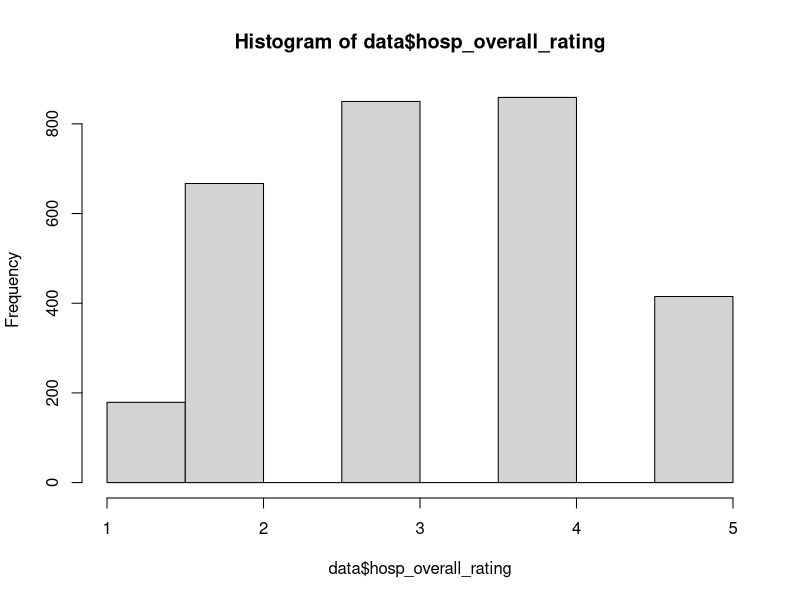
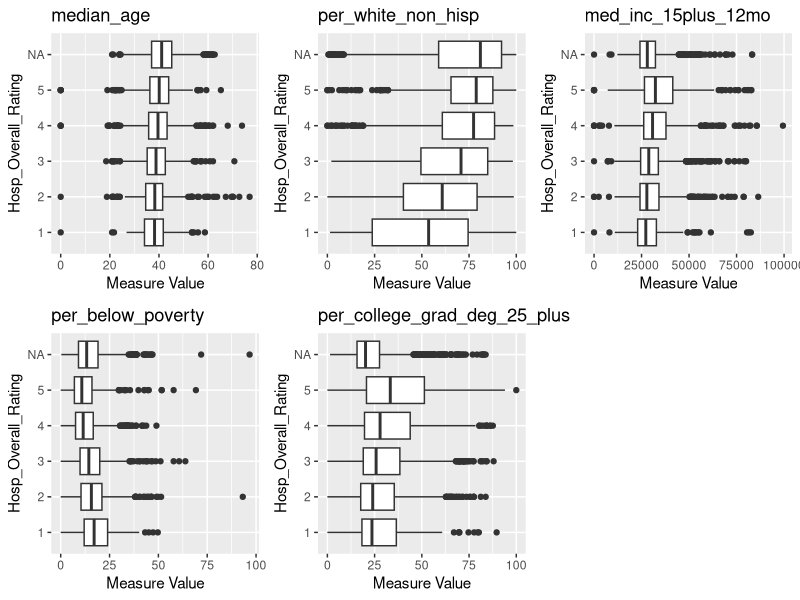
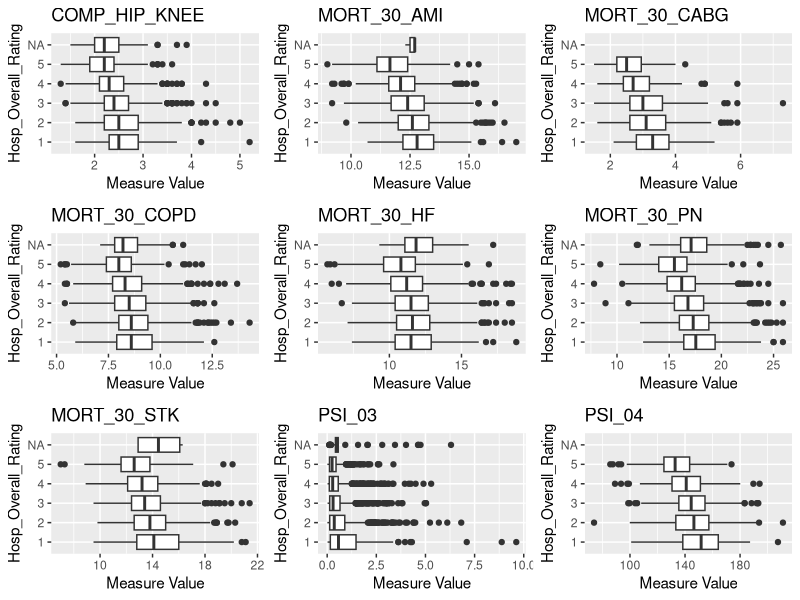
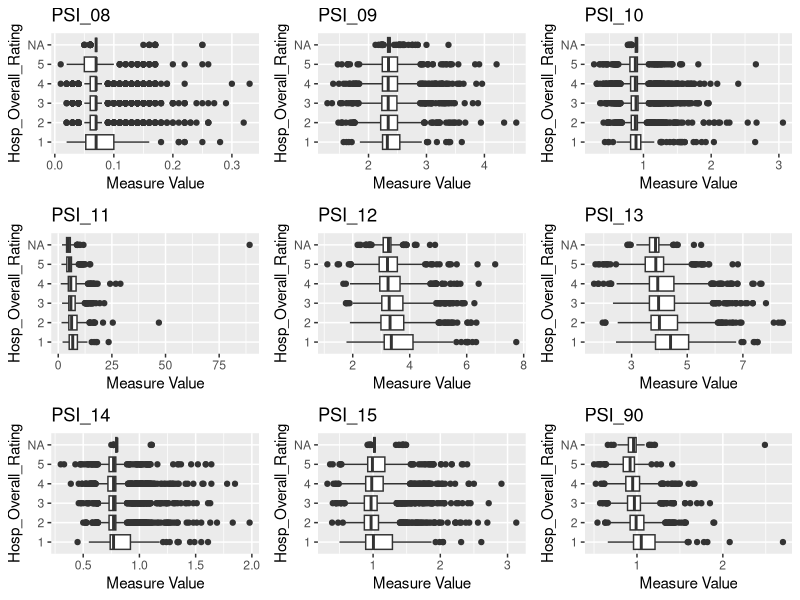
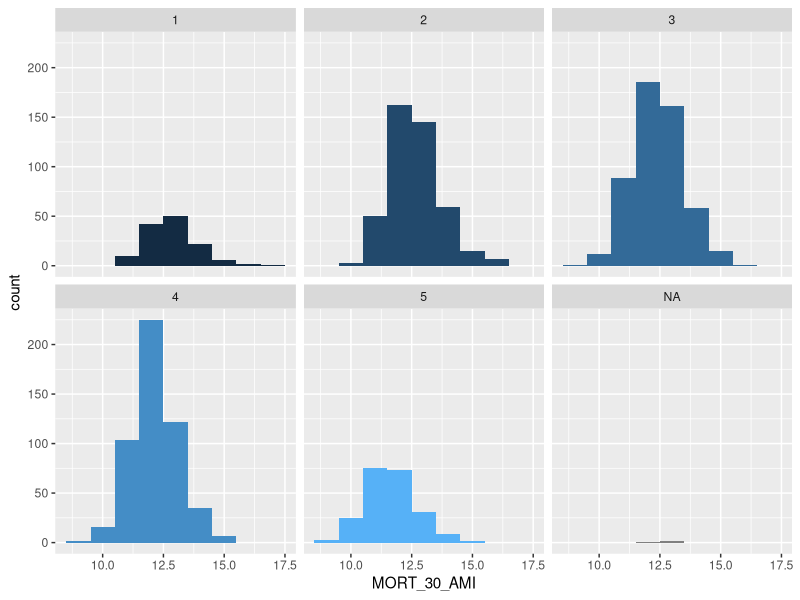
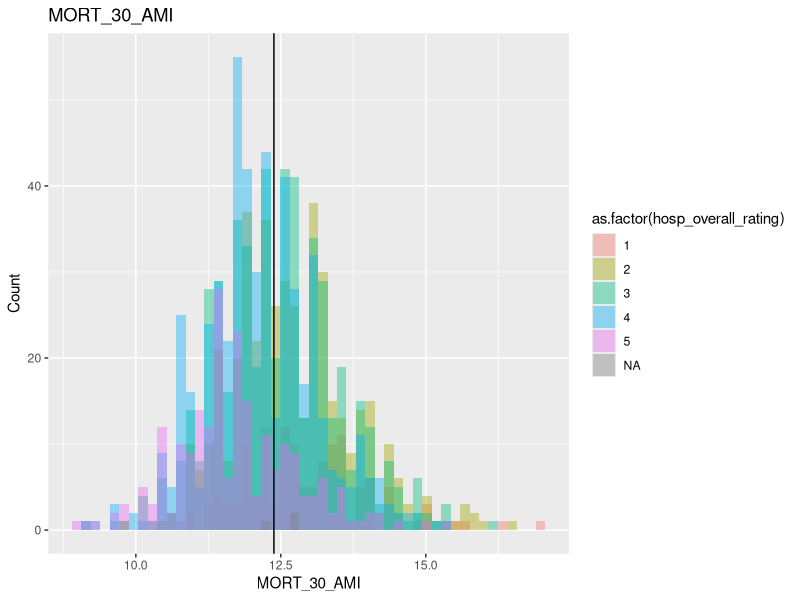
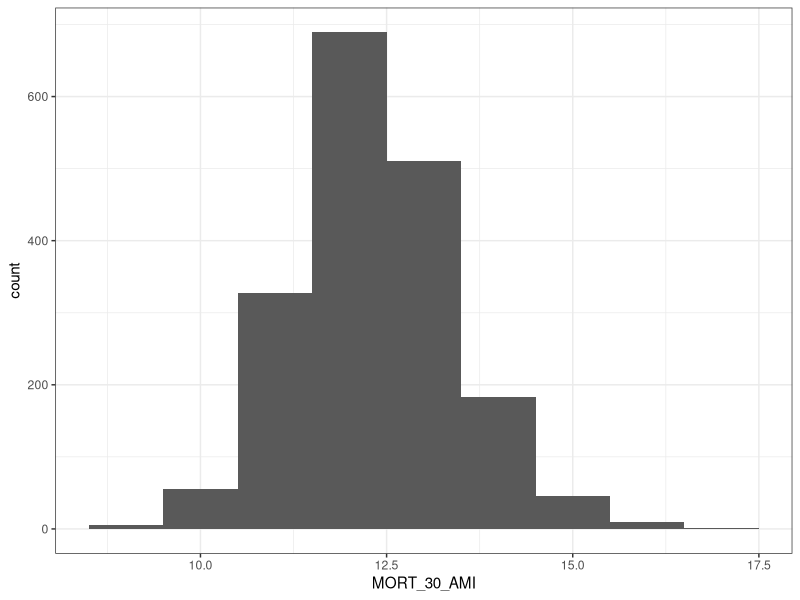

Write R code to recreate these figures, in order.
## ---- chunk 1
knitr::opts_chunk$set(echo = TRUE)
## ---- chunk 2

#Install packages/libraries

library(dplyr)
library(ggplot2)

## ---- chunk 3

#Load in csv data for project

data <- read.csv('SDOH_Quality.csv')

count_initial <- nrow(data)

str(data)

## ---- chunk 4
#Filter to only acute care and critical access facilities

data <- data %>% filter(hospital_type == 'Acute Care Hospitals' |  hospital_type == 'Critical Access Hospitals') 

(count_cah_acutre <- nrow(data))

## ---- chunk 5

# Drop facilities where zip code census demographic data is not available

data <- data %>% filter(median_age != "#N/A") 

(count_cah_acutre_zipNA <- nrow(data))

datana <- data %>% filter(!is.na(hosp_overall_rating ))
str(datana)
## ---- chunk 6

#Switch to numeric variables fo censuse/SDOH measures

data$median_age <- as.numeric(data$median_age)
data$per_white_non_hisp <- as.numeric(data$per_white_non_hisp)
data$med_inc_15plus_12mo <- as.numeric(data$med_inc_15plus_12mo)
data$per_below_poverty <- as.numeric(data$per_below_poverty)
data$per_college_grad_deg_25_plus <- as.numeric(data$per_college_grad_deg_25_plus)
          
#Switch to numeric variables for quality measures
data$COMP_HIP_KNEE <- as.numeric(data$COMP_HIP_KNEE)
data$MORT_30_AMI <- as.numeric(data$MORT_30_AMI)
data$MORT_30_CABG <- as.numeric(data$MORT_30_CABG)
data$MORT_30_COPD <- as.numeric(data$MORT_30_COPD)
data$MORT_30_HF <- as.numeric(data$MORT_30_HF)
data$MORT_30_PN <- as.numeric(data$MORT_30_PN)
data$MORT_30_STK <- as.numeric(data$MORT_30_STK)
data$PSI_03 <- as.numeric(data$PSI_03)
data$PSI_04 <- as.numeric(data$PSI_04)
data$PSI_06 <- as.numeric(data$PSI_06)
data$PSI_08 <- as.numeric(data$PSI_08)
data$PSI_09 <- as.numeric(data$PSI_09)
data$PSI_10 <- as.numeric(data$PSI_10)
data$PSI_12 <- as.numeric(data$PSI_12)
data$PSI_11 <- as.numeric(data$PSI_11)
data$PSI_13 <- as.numeric(data$PSI_13)
data$PSI_11 <- as.numeric(data$PSI_11)
data$PSI_14 <- as.numeric(data$PSI_14)
data$PSI_15 <- as.numeric(data$PSI_15)
data$PSI_90 <- as.numeric(data$PSI_90)

#Switch chr variables to factor
data$city <- as.factor(data$city)
data$state <- as.factor(data$state)
data$hospital_type <- as.factor(data$hospital_type)
data$hospital_ownership <- as.factor(data$hospital_ownership)
data$census_region <- as.factor(data$census_region)
data$census_division <- as.factor(data$census_division)

#check to make sure all are now integers
str(data)

## ---- chunk 7
#Histogram of Overall Hospital Star Rating

hist(data$hosp_overall_rating)


## ---- chunk 8
colnames(data)

## ---- chunk 9

##SDOH Measures by Overall Hospital Rating

require(gridExtra)


plot1 <- data %>% ggplot(aes(x=factor(as.factor(hosp_overall_rating)),y =data[,13]))+
  geom_boxplot(show.legend = F) +
  coord_flip() +
  ggtitle(colnames(data)[13]) + 
  ylab('Measure Value') + xlab("Hosp_Overall_Rating")


plot2 <- data %>% ggplot(aes(x=factor(as.factor(hosp_overall_rating)),y =data[,14]))+
  geom_boxplot(show.legend = F) +
  coord_flip() +
  ggtitle(colnames(data)[14]) + 
  ylab('Measure Value') + xlab("Hosp_Overall_Rating")

plot3 <- data %>% ggplot(aes(x=factor(as.factor(hosp_overall_rating)),y =data[,15]))+
  geom_boxplot(show.legend = F) +
  coord_flip() +
  ggtitle(colnames(data)[15]) + 
  ylab('Measure Value') + xlab("Hosp_Overall_Rating")


plot4 <- data %>% ggplot(aes(x=factor(as.factor(hosp_overall_rating)),y =data[,16]))+
  geom_boxplot(show.legend = F) +
  coord_flip() +
  ggtitle(colnames(data)[16]) + 
  ylab('Measure Value') + xlab("Hosp_Overall_Rating")

plot5 <- data %>% ggplot(aes(x=factor(as.factor(hosp_overall_rating)),y =data[,17]))+
  geom_boxplot(show.legend = F) +
  coord_flip() +
  ggtitle(colnames(data)[17]) + 
  ylab('Measure Value') + xlab("Hosp_Overall_Rating")

#Aggregate into a single graph
grid.arrange(plot1, plot2, plot3, plot4, plot5, ncol=3)


#Save

g <- arrangeGrob(plot1, plot2, plot3, plot4, plot5, ncol=3) #generates g
ggsave("SDOH.png", g, width = 20, height = 15, units = "cm")



## ---- chunk 10

##Mortality and Complication Measures by Overall Hospital Rating -- GROUP 1

require(gridExtra)


plot1 <- data %>% ggplot(aes(x=factor(as.factor(hosp_overall_rating)),y =data[,18]))+
  geom_boxplot(show.legend = F) +
  coord_flip() +
  ggtitle(colnames(data)[18]) + 
  ylab('Measure Value') + xlab("Hosp_Overall_Rating")


plot2 <- data %>% ggplot(aes(x=factor(as.factor(hosp_overall_rating)),y =data[,19]))+
  geom_boxplot(show.legend = F) +
  coord_flip() +
  ggtitle(colnames(data)[19]) + 
  ylab('Measure Value') + xlab("Hosp_Overall_Rating")

plot3 <- data %>% ggplot(aes(x=factor(as.factor(hosp_overall_rating)),y =data[,20]))+
  geom_boxplot(show.legend = F) +
  coord_flip() +
  ggtitle(colnames(data)[20]) + 
  ylab('Measure Value') + xlab("Hosp_Overall_Rating")


plot4 <- data %>% ggplot(aes(x=factor(as.factor(hosp_overall_rating)),y =data[,21]))+
  geom_boxplot(show.legend = F) +
  coord_flip() +
  ggtitle(colnames(data)[21]) + 
  ylab('Measure Value') + xlab("Hosp_Overall_Rating")

plot5 <- data %>% ggplot(aes(x=factor(as.factor(hosp_overall_rating)),y =data[,22]))+
  geom_boxplot(show.legend = F) +
  coord_flip() +
  ggtitle(colnames(data)[22]) + 
  ylab('Measure Value') + xlab("Hosp_Overall_Rating")

plot6 <- data %>% ggplot(aes(x=factor(as.factor(hosp_overall_rating)),y =data[,23]))+
  geom_boxplot(show.legend = F) +
  coord_flip() +
  ggtitle(colnames(data)[23]) + 
  ylab('Measure Value') + xlab("Hosp_Overall_Rating")

plot7 <- data %>% ggplot(aes(x=factor(as.factor(hosp_overall_rating)),y =data[,24]))+
  geom_boxplot(show.legend = F) +
  coord_flip() +
  ggtitle(colnames(data)[24]) + 
  ylab('Measure Value') + xlab("Hosp_Overall_Rating")

plot8 <- data %>% ggplot(aes(x=factor(as.factor(hosp_overall_rating)),y =data[,25]))+
  geom_boxplot(show.legend = F) +
  coord_flip() +
  ggtitle(colnames(data)[25]) + 
  ylab('Measure Value') + xlab("Hosp_Overall_Rating")

plot9 <- data %>% ggplot(aes(x=factor(as.factor(hosp_overall_rating)),y =data[,26]))+
  geom_boxplot(show.legend = F) +
  coord_flip() +
  ggtitle(colnames(data)[26]) + 
  ylab('Measure Value') + xlab("Hosp_Overall_Rating")


#Aggregate into a single graph
grid.arrange(plot1, plot2, plot3, plot4, plot5,plot6,plot7,plot8,plot9, ncol=3)


#Save

g <- arrangeGrob(plot1, plot2, plot3, plot4, plot5,plot6,plot7,plot8,plot9, ncol=3) #generates g
ggsave("Measures_grp1.png", g, width = 25, height = 20, units = "cm")

## ---- chunk 11

##Mortality and Complication Measures by Overall Hospital Rating -- GROUP 2

require(gridExtra)


plot1 <- data %>% ggplot(aes(x=factor(as.factor(hosp_overall_rating)),y =data[,28]))+
  geom_boxplot(show.legend = F) +
  coord_flip() +
  ggtitle(colnames(data)[28]) + 
  ylab('Measure Value') + xlab("Hosp_Overall_Rating")


plot2 <- data %>% ggplot(aes(x=factor(as.factor(hosp_overall_rating)),y =data[,29]))+
  geom_boxplot(show.legend = F) +
  coord_flip() +
  ggtitle(colnames(data)[29]) + 
  ylab('Measure Value') + xlab("Hosp_Overall_Rating")

plot3 <- data %>% ggplot(aes(x=factor(as.factor(hosp_overall_rating)),y =data[,30]))+
  geom_boxplot(show.legend = F) +
  coord_flip() +
  ggtitle(colnames(data)[30]) + 
  ylab('Measure Value') + xlab("Hosp_Overall_Rating")


plot4 <- data %>% ggplot(aes(x=factor(as.factor(hosp_overall_rating)),y =data[,31]))+
  geom_boxplot(show.legend = F) +
  coord_flip() +
  ggtitle(colnames(data)[31]) + 
  ylab('Measure Value') + xlab("Hosp_Overall_Rating")

plot5 <- data %>% ggplot(aes(x=factor(as.factor(hosp_overall_rating)),y =data[,32]))+
  geom_boxplot(show.legend = F) +
  coord_flip() +
  ggtitle(colnames(data)[32]) + 
  ylab('Measure Value') + xlab("Hosp_Overall_Rating")

plot6 <- data %>% ggplot(aes(x=factor(as.factor(hosp_overall_rating)),y =data[,33]))+
  geom_boxplot(show.legend = F) +
  coord_flip() +
  ggtitle(colnames(data)[33]) + 
  ylab('Measure Value') + xlab("Hosp_Overall_Rating")

plot7 <- data %>% ggplot(aes(x=factor(as.factor(hosp_overall_rating)),y =data[,34]))+
  geom_boxplot(show.legend = F) +
  coord_flip() +
  ggtitle(colnames(data)[34]) + 
  ylab('Measure Value') + xlab("Hosp_Overall_Rating")

plot8 <- data %>% ggplot(aes(x=factor(as.factor(hosp_overall_rating)),y =data[,35]))+
  geom_boxplot(show.legend = F) +
  coord_flip() +
  ggtitle(colnames(data)[35]) + 
  ylab('Measure Value') + xlab("Hosp_Overall_Rating")

plot9 <- data %>% ggplot(aes(x=factor(as.factor(hosp_overall_rating)),y =data[,36]))+
  geom_boxplot(show.legend = F) +
  coord_flip() +
  ggtitle(colnames(data)[36]) + 
  ylab('Measure Value') + xlab("Hosp_Overall_Rating")


#Aggregate into a single graph
grid.arrange(plot1, plot2, plot3, plot4, plot5,plot6,plot7,plot8,plot9, ncol=3)


#Save

g <- arrangeGrob(plot1, plot2, plot3, plot4, plot5,plot6,plot7,plot8,plot9, ncol=3) #generates g
ggsave("Measures_grp2.png", g, width = 25, height = 20, units = "cm")

## ---- chunk 12
#histograms plot of measure by overall star rating

data %>% ggplot(aes(x=MORT_30_AMI, fill = hosp_overall_rating))+
  geom_histogram(show.legend = F, binwidth = 1) +
  facet_wrap(~hosp_overall_rating)

## ---- chunk 13
#histograms plot of first measure by overall star rating


#Overall Mean:
M0 <- mean(data[,19],na.rm=TRUE)

#Generate Plot
data %>% ggplot(aes(data[,19], fill=as.factor(hosp_overall_rating)))+
  geom_histogram(position = "identity",show.legend = T, alpha = 0.4, bins = 50) +
  ggtitle(colnames(data)[19]) + 
  xlab(colnames(data)[19]) + ylab("Count")+
  geom_vline(xintercept=M0)
  

## ---- chunk 14

#Repeat code over all measures

#Initiate Graphs
par(mfrow=c(2,9))

#Create loop
for(j in 1:18) {
  k=j+18
  #Overall Mean:
  M0 <- mean(data[,k],na.rm=TRUE)
  #Generate Plot
  data %>% ggplot(aes(data[,k],
                      fill=as.factor(hosp_overall_rating)))+
    geom_histogram(show.legend = T, binwidth = 1) +
    ggtitle(colnames(data)[k])+
    xlab(colnames(data)[k]) + ylab("Count")+
    geom_vline(xintercept=M0)
}

## ---- chunk 15

#histograms plot of measure by overall star rating

data %>% ggplot(aes(x=MORT_30_AMI, fill = hosp_overall_rating))+
  geom_histogram(show.legend = F, binwidth = 1)+
  theme_bw()

## ---- chunk 16


### Create a data table with the mean values for each measure at each Overall Star Rating

meas_sum <- data %>% filter(MORT_30_AMI != 'NA') %>% select(10,19) %>%  group_by(as.factor(hosp_overall_rating)) %>% summarize(count = n())

meas_sum

mean(data$MORT_30_AMI,na.rm=TRUE)

